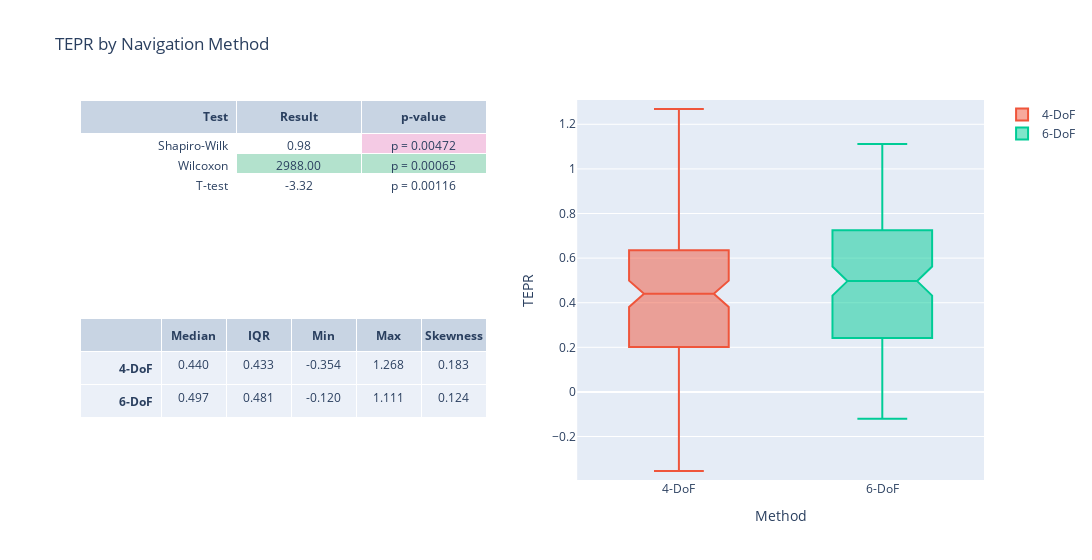

Notebook code for this chart:
### Code cell
stats_table = go.Table(columnwidth=[5,4,4,4,4])
stats_table.header = dict(
    values=summary_header, 
    align = ['right', 'center'],)
stats_table.cells = dict(
        values=summary_values,
        align = ['right', 'center'],
        format=["", ".3f"],
        )

results_table = go.Table(columnwidth=[5,4,4])
results_table.header = dict(
    values= results_header, 
    align = ['right', 'center'],)
results_table.cells = dict(
        values=results_values,
        align = ['right', 'center'],
        format=["", ".2f", ".5f"],
        fill_color=fill_color,
        prefix=results_prefix,
        )

tepr_fig = make_subplots(
    rows=2, cols=2,
    shared_xaxes=False,
    specs=[
        [{"type": "table"}, {"type": "box", "rowspan": 2}],
        [{"type": "table"}, None]
    ])

tepr_fig.add_trace(stats_table, row=2, col=1)
tepr_fig.add_trace(go.Box(y=tepr_nav['4DoF'], name="4-DoF", notched=True, notchwidth=0.15), row=1, col=2)
tepr_fig.add_trace(go.Box(y=tepr_nav['6DoF'], name="6-DoF", notched=True, notchwidth=0.15), row=1, col=2)
tepr_fig.add_trace(results_table, row=1, col=1)

tepr_fig.update_layout(
    title_text="TEPR by Navigation Method",
    width=1200,
    xaxis_title='Method',
    yaxis_title='TEPR',
)

tepr_max = max(tepr_4dof.max(), tepr_6dof.max())
tepr_min = min(tepr_4dof.min(), tepr_6dof.min())
tepr_range = 0.025 * (tepr_max - tepr_min)
tepr_fig.update_yaxes(range=[min(tepr_4dof.min() - tepr_range, tepr_6dof.min() - tepr_range), max(tepr_4dof.max() + tepr_range, tepr_6dof.max() + tepr_range)])
tepr_fig.show()

### Figure 1 — Plotly figure (JSON) as saved in the notebook; plotly's stock layout.template omitted (floating-point values rounded to 4 significant figures; data arrays with more than 128 entries replaced by an {"elided": "..."} marker saying what was removed)
{"data": [{"cells": {"align": ["right", "center"], "format": ["", ".3f"], "values": [["<b>4-DoF</b>", "<b>6-DoF</b>"], [0.4401, 0.4969], [0.4328, 0.4813], [-0.3543, -0.12], [1.268, 1.111], [0.1833, 0.1236]]}, "columnwidth": [5, 4, 4, 4, 4], "domain": {"x": [0, 0.45], "y": [0, 0.425]}, "header": {"align": ["right", "center"], "values": ["", "<b>Median</b>", "<b>IQR</b>", "<b>Min</b>", "<b>Max</b>", "<b>Skewness</b>"]}, "type": "table"}, {"name": "4-DoF", "notched": true, "notchwidth": 0.15, "type": "box", "xaxis": "x", "y": {"elided": "136 float values"}, "yaxis": "y"}, {"name": "6-DoF", "notched": true, "notchwidth": 0.15, "type": "box", "xaxis": "x", "y": {"elided": "136 float values"}, "yaxis": "y"}, {"cells": {"align": ["right", "center"], "fill": {"color": [["white", "white", "white"], ["white", "rgb(179,226,205)", "white"], ["rgb(244,202,228)", "rgb(179,226,205)", "white"]]}, "format": ["", ".2f", ".5f"], "prefix": ["", "", "p = "], "values": [["Shapiro-Wilk", "Wilcoxon", "T-test"], [0.9843, 2988, -3.321], [0.004716, 0.0006548, 0.001156]]}, "columnwidth": [5, 4, 4], "domain": {"x": [0, 0.45], "y": [0.575, 1]}, "header": {"align": ["right", "center"], "values": ["<b>Test</b>", "<b>Result</b>", "<b>p-value</b>"]}, "type": "table"}], "layout": {"title": {"text": "TEPR by Navigation Method"}, "width": 1200, "xaxis": {"anchor": "y", "domain": [0.55, 1], "title": {"text": "Method"}}, "yaxis": {"anchor": "x", "domain": [0, 1], "range": [-0.3949, 1.309], "title": {"text": "TEPR"}}}}
